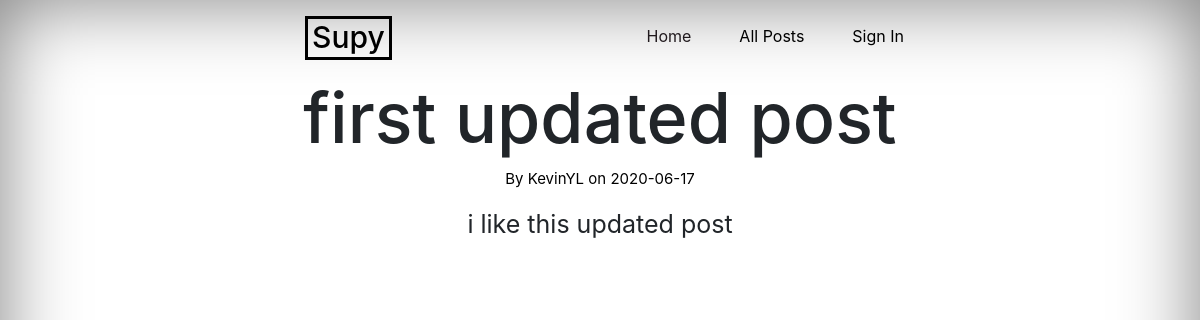
/post/1, run on the app's committed database.
### flaskblog/models.py (models this page shows, shortened)
class Post(db.Model):
    id = db.Column(db.Integer, primary_key=True)
    title = db.Column(db.String(100), nullable=False)
    date_posted = db.Column(db.DateTime, nullable=False, default=datetime.utcnow)
    content = db.Column(db.Text, nullable=False)
    user_id = db.Column(db.Integer, db.ForeignKey('user.id'), nullable=False)

class User(db.Model, UserMixin):
    id = db.Column(db.Integer, primary_key=True)
    username = db.Column(db.String(20), unique=True, nullable=False)
    email = db.Column(db.String(120), unique=True, nullable=False)
    image_file = db.Column(db.String(120), nullable=False, default='default.jpg')
    password = db.Column(db.String(60), nullable=False)
    post = db.relationship('Post', backref='author', lazy=True)

### flaskblog/posts/routes.py (the view)
@posts.route("/post/<int:post_id>")
def post(post_id):
    post = Post.query.get_or_404(post_id)
    return render_template("post.html", title=post.title, post=post)

### flaskblog/templates/post.html (shortened to what this page needs)
{% extends "layout.html" %}
{% block content %}
  <div class="posts">
    <div class="ind-post">
      <h1>{{ post.title }}</h1>
      <p class="desp"><a href="{{ url_for('users.user_posts', username=post.author.username) }}">By {{ post.author.username }} on {{ post.date_posted.strftime('%Y-%m-%d') }}</a></p>
      <p class="cont">{{ post.content }}</p>
    </div>
  </div>
{% endblock content %}

### flaskblog/static/style.css (style rules this page uses)
a, a:focus, a:hover { color: black; }
html, body { min-height: 100vh; background-position: center; background-size: cover; }
body { display: -ms-flexbox; display: flex; text-shadow: 0, .05rem .1rem rgba(0, 0, 0, .5); box-shadow: inset 0 0 5rem rgba(0, 0, 0, .5); }
.ind-post > h1 { font-size: 70px; padding-top: 1rem }
.ind-post .desp { font-size: 15px; }
.ind-post .cont { font-size: 25px; }

### data on the page
Post: title "first updated post", date_posted "2020-06-17", content "i like this updated post"
User: author.username "KevinYL"
